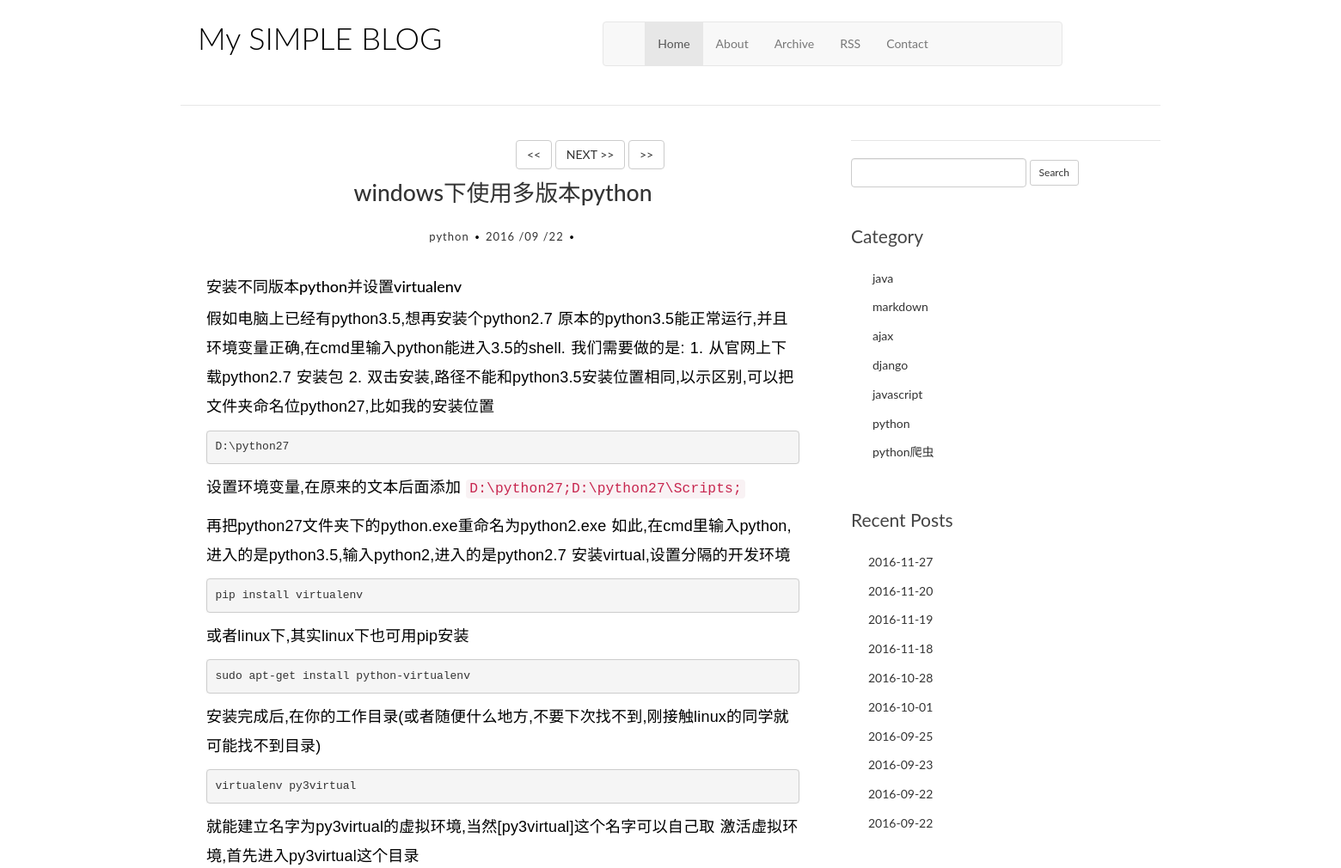
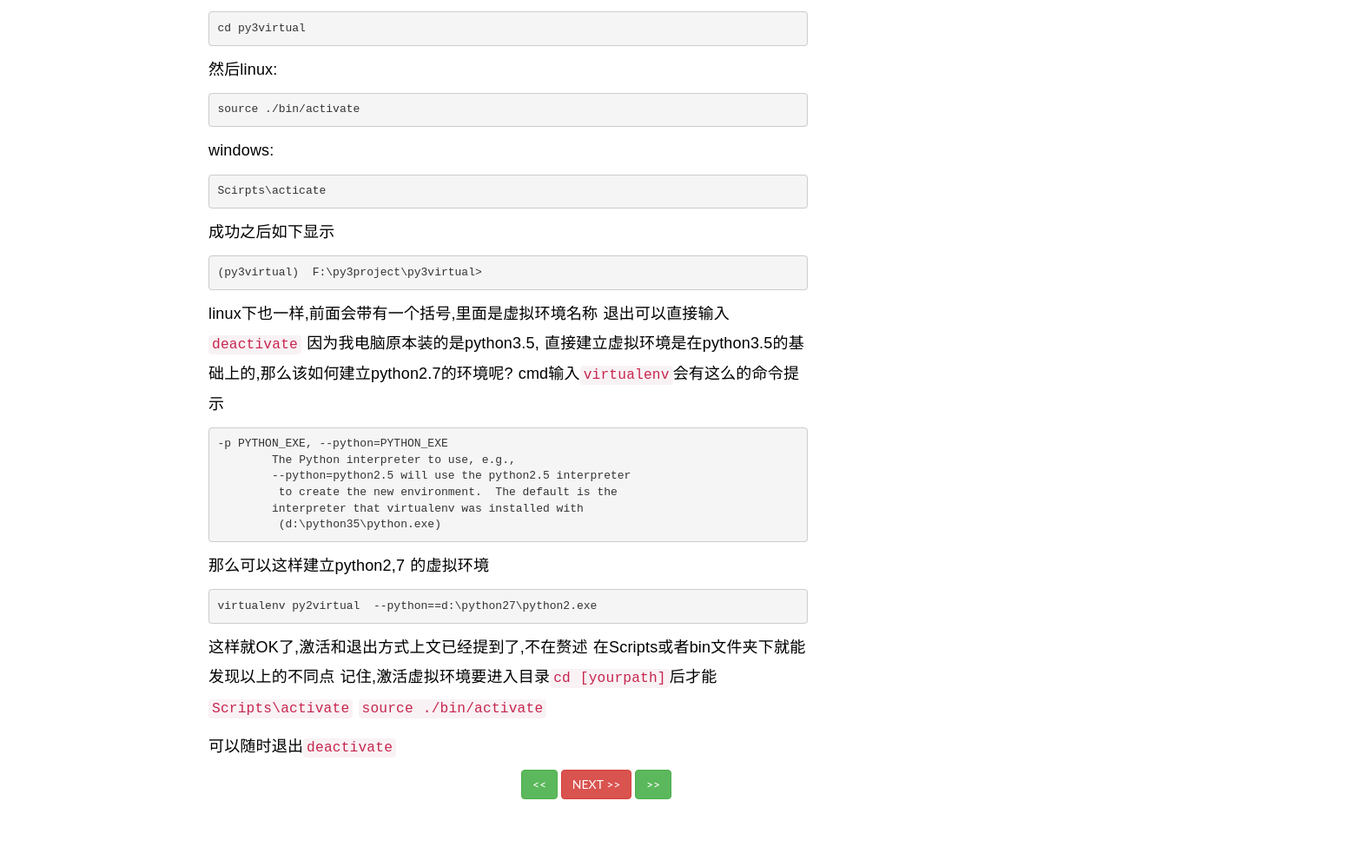
Page /post/1/1/ on the committed database (2 pictures, top to bottom).
### article/models.py (models this page shows, shortened)
class Article(models.Model):
    title = models.CharField(max_length=100)  # 题目
    category = models.CharField(max_length=50)  # 标签
    date_time = models.DateTimeField(auto_now_add=True)  # 日期
    content = models.TextField()  # 内容
    class Meta:  # 按id降序
        ordering = ['id']

### article/views.py (the view)
# urls.py: url(r'^post/(?P<id>\d+)/(?P<f>.+)/$', views.SingleView.as_view(), name='single'),
class SingleView(BaseView):
    template_name = 'single.html'
    context_object_name = 'post'
    id_list=list(map(lambda x:x['id'],list(Article.objects.values('id'))))
    def get_queryset(self):
        id=int(self.kwargs['id'])
        f=self.kwargs['f']
        post=None
        while not post:
            post = Article.objects.filter(id=id)
            if f=='p':
                id-=1
            elif f=='n':
                id+=1
        return post[0]

### article/forms.py
class SearchForm(forms.Form):
    q=forms.CharField(widget=forms.TextInput(
        attrs={'class': 'form-control'}),
        max_length=50,
        required=False,label="")

### article/templatetags/my_markdown.py (called while the page is built)
@register.filter(is_safe=True)  #注册template filter
@stringfilter  #希望字符串作为参数
def my_markdown(value):
    return mark_safe(markdown.markdown(value,
                                       extensions = ['markdown.extensions.fenced_code', 'markdown.extensions.codehilite'],
                                       safe_mode=False,
                                       enable_attributes=False))

### article/views.py (called while the page is built)
    def get_context_data(self, **kwargs):
        context = super(BaseView, self).get_context_data(**kwargs)
        context['cate_list'] = Article.objects.values('category').order_by('category').distinct() #去重
        context['time_list'] = Article.objects.values('date_time').order_by('date_time').distinct().reverse()[:10] #去重,reverse,取10条
        context['count']=Article.objects.latest('id').id##最后文章的id
        return context

### templates/single.html (shortened to what this page needs)
{% extends "base.html"%}
{% load my_markdown %}
{% block content%}
<main class="col-md-8">
  <div class="col-md-6 col-sm-7 col-xs-8 pull-right">
    <a href="{% url 'single' id=1  f='1'%}" class="btn btn-default">&lt;&lt;</a>
      {% ifnotequal post.id count %}
      <a href="{% url 'single' id=post.id|add:'1'  f='n'%}" class="btn btn-default">NEXT &gt;&gt;</a>
      {% endifnotequal %}
      <a href="{% url 'single' id=count  f='1'%}" class="btn btn-default">&gt;&gt;</a>
  </div>
    <article class="post post-1">
        <header class="entry-header">
            <h1 class="entry-title">
                <a>{{post.title}}</a>
            </h1>
            <div class="entry-meta">
                <span class="post-category"><a href="#">{{post.category}}</a></span>
                <span class="post-date"><a href="#">{{post.date_time|date:"Y /m /d"}}</a></span>
            </div>
        </header>
        <div class="entry-content clearfix">
            <p> {{post.content|my_markdown}}</p>
        </div>
        <div class="col-md-6 col-sm-7 col-xs-8 pull-right">
            <a href="{% url 'single' id=1  f='1'%}" class="btn btn-success">&lt;&lt;</a>
            {% ifnotequal post.id count %}
            <a href="{% url 'single' id=post.id|add:'1'  f='n'%}" class="btn btn-danger">NEXT &gt;&gt;</a>
            {% endifnotequal %}
            <a href="{% url 'single' id=count  f='1'%}" class="btn btn-success">&gt;&gt;</a>
        </div>
    </article>
</main>
{% endblock %}

### article/static/style/custom.css (style rules this page uses)
* { outline: none; }
h1, h2, h3, h4, h5, h6 { margin-top: 0; }
a { color: #333; }
body { color: #444; font-family: 'Lato', sans-serif; }
p { font-family: 'Ubuntu', sans-serif; font-weight: 400; word-spacing: 1px; letter-spacing: 0.01em; }
.post { background: #fff; padding: 30px 30px 0; }
.entry-title { text-align: center; font-size: 1.9em; margin-bottom: 20px; line-height: 1.6; padding: 10px 20px 0; }
.entry-meta { text-align: center; color: #DDDDDD; font-size: 13px; letter-spacing: 1px; margin-bottom: 30px; }
.entry-content { font-size: 18px; line-height: 1.9; font-weight: 300; color: #000; }
.post-category, .post-date, .post-author { position: relative; padding-right: 15px; }
.post-category::after, .post-date::after, .post-author::after { position: absolute; content: '.'; color: #000; font-size: 30px; top: -22px; right: 1px; }

### article/static/style/vim.css (style rules this page uses)
.codehilite { background: #f8f8f8; }

### rows in the picture
Article: title "windows下使用多版本python", category "python", date_time "2016 /09 /22", content|my_markdown "安装不同版本python并设置virtualenv 假如电脑上已经有python3.5,想再安装个python2.7 原本的python3.5能正常运行,并且环境变量正确,在cmd里输入python能进入3.5的shell. 我们需要做的是: 1. 从官网上下载python2.7 安装包 2. 双击安装,路径不能和python3.5安装位置相同,以示区别,可以把文件夹命名位python27,比如我的安装位置 D:\\python27 设置环境变量,在原来的文本后面添加 D:\\python27;D:\\python27\\Scripts; 再把python27文件夹下的python.exe重命名为python2.exe 如此,在cmd里输入python,进入的是python3.5,输入python2,进入的是python2.7 安装virtual,设置分隔的开发环境 pip install virtualenv 或者linux下,其实linux下也可用pip安装 sudo apt-get install python-virtualenv 安装完成后,在你的工作目录(或者随便什么地方,不要下次找不到,刚接触linux的同学就可能找不到目录) virtualenv py3virtual 就能建立名字为py3virtual的虚拟环境,当然[py3virtual]这个名字可以自己取 激活虚拟环境,首先进入py3virtual这个目录 cd py3virtual 然后linux: source ./bin/activate windows: Scirpts\\acticate 成功之后如下显示…"

### other values in the picture
{{ post.category|lower }} "java" "markdown" "ajax" "django" "javascript" "python" "python爬虫"
{{ post.date_time|date:"Y-m-d" }} "2016-11-27" "2016-11-20" "2016-11-19" "2016-11-18" "2016-10-28" "2016-10-01" "2016-09-25" "2016-09-23" "2016-09-22" "2016-09-22"
